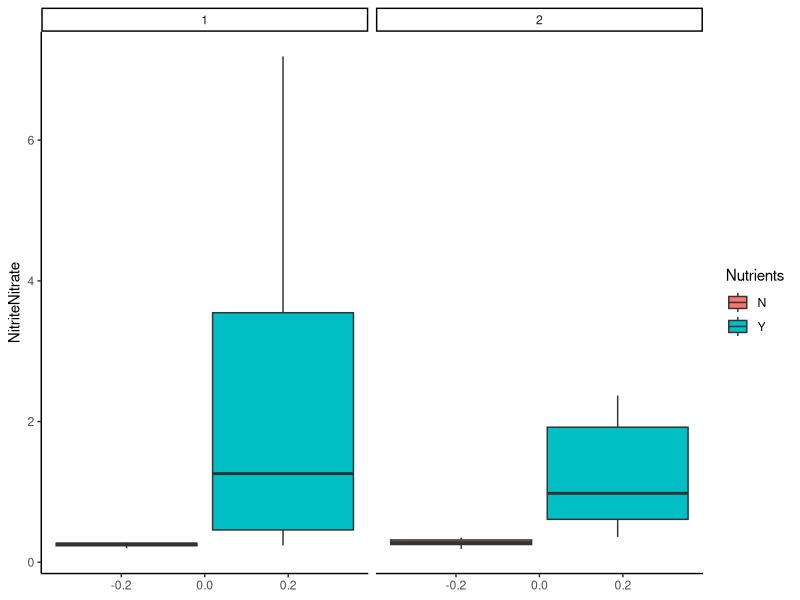

Here is the R script that generated this plot:
## ---- chunk 1
knitr::opts_chunk$set(echo = TRUE)

require(here)
require(tidyverse)
## ---- chunk 2
waterNut <- read_csv(here("data/Water_nutrients.csv"))

metadat <- read_csv(here("data/Coral_metadata.csv")) %>% 
  mutate(Coral_ID = case_when(Coral_ID == "9_broken" ~ "9", TRUE ~ Coral_ID))
## ---- chunk 3
waterNut %>% 
  # just want the samples (not the standards/etc.)
  filter(!is.na(Coral_ID)) %>% 
  mutate(Coral_ID = as.character(Coral_ID)) %>% 
  left_join(metadat, by = "Coral_ID") -> nutrients
## ---- chunk 4
nutrients %>% 
  ggplot(aes( y = NitriteNitrate, group = Nutrients, fill = Nutrients)) +
  geom_boxplot() +
  facet_wrap(~Time_point) +
  theme_classic()
